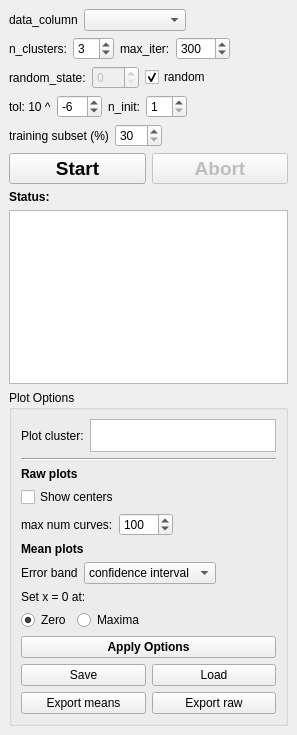
<?xml version="1.0" encoding="UTF-8"?>
<ui version="4.0">
 <class>KShapeControl</class>
 <widget class="QDockWidget" name="KShapeControl">
  <property name="geometry">
   <rect>
    <x>0</x>
    <y>0</y>
    <width>297</width>
    <height>735</height>
   </rect>
  </property>
  <property name="windowTitle">
   <string>Co&amp;ntrols</string>
  </property>
  <widget class="QWidget" name="dockWidgetContents">
   <layout class="QVBoxLayout" name="verticalLayout_3">
    <item>
     <layout class="QHBoxLayout" name="horizontalLayout_12">
      <item>
       <widget class="QLabel" name="label_8">
        <property name="text">
         <string>data_column</string>
        </property>
       </widget>
      </item>
      <item>
       <widget class="QComboBox" name="comboBoxDataColumn">
        <property name="sizePolicy">
         <sizepolicy hsizetype="Expanding" vsizetype="Fixed">
          <horstretch>0</horstretch>
          <verstretch>0</verstretch>
         </sizepolicy>
        </property>
       </widget>
      </item>
      <item>
       <spacer name="horizontalSpacer_4">
        <property name="orientation">
         <enum>Qt::Horizontal</enum>
        </property>
        <property name="sizeHint" stdset="0">
         <size>
          <width>40</width>
          <height>20</height>
         </size>
        </property>
       </spacer>
      </item>
     </layout>
    </item>
    <item>
     <layout class="QHBoxLayout" name="horizontalLayout_9">
      <item>
       <layout class="QHBoxLayout" name="horizontalLayout_6">
        <item>
         <layout class="QHBoxLayout" name="horizontalLayout">
          <item>
           <widget class="QLabel" name="label">
            <property name="text">
             <string>n_clusters:</string>
            </property>
           </widget>
          </item>
          <item>
           <widget class="QSpinBox" name="spinBoxN_clusters">
            <property name="minimum">
             <number>2</number>
            </property>
            <property name="value">
             <number>3</number>
            </property>
           </widget>
          </item>
         </layout>
        </item>
        <item>
         <layout class="QHBoxLayout" name="horizontalLayout_2">
          <item>
           <widget class="QLabel" name="label_2">
            <property name="text">
             <string>max_iter:</string>
            </property>
           </widget>
          </item>
          <item>
           <widget class="QSpinBox" name="spinBoxMaxIter">
            <property name="maximum">
             <number>9999</number>
            </property>
            <property name="singleStep">
             <number>50</number>
            </property>
            <property name="value">
             <number>300</number>
            </property>
           </widget>
          </item>
         </layout>
        </item>
       </layout>
      </item>
      <item>
       <spacer name="horizontalSpacer_3">
        <property name="orientation">
         <enum>Qt::Horizontal</enum>
        </property>
        <property name="sizeHint" stdset="0">
         <size>
          <width>37</width>
          <height>17</height>
         </size>
        </property>
       </spacer>
      </item>
     </layout>
    </item>
    <item>
     <layout class="QHBoxLayout" name="horizontalLayout_8">
      <item>
       <layout class="QHBoxLayout" name="horizontalLayout_5">
        <item>
         <widget class="QLabel" name="label_5">
          <property name="text">
           <string>random_state:</string>
          </property>
         </widget>
        </item>
        <item>
         <widget class="QSpinBox" name="spinBoxRandom">
          <property name="enabled">
           <bool>false</bool>
          </property>
          <property name="maximum">
           <number>999</number>
          </property>
         </widget>
        </item>
        <item>
         <widget class="QCheckBox" name="checkBoxRandom">
          <property name="text">
           <string>random</string>
          </property>
          <property name="checked">
           <bool>true</bool>
          </property>
         </widget>
        </item>
       </layout>
      </item>
      <item>
       <spacer name="horizontalSpacer">
        <property name="orientation">
         <enum>Qt::Horizontal</enum>
        </property>
        <property name="sizeHint" stdset="0">
         <size>
          <width>40</width>
          <height>20</height>
         </size>
        </property>
       </spacer>
      </item>
     </layout>
    </item>
    <item>
     <layout class="QHBoxLayout" name="horizontalLayout_10">
      <item>
       <layout class="QHBoxLayout" name="horizontalLayout_7">
        <item>
         <layout class="QHBoxLayout" name="horizontalLayout_3">
          <item>
           <widget class="QLabel" name="label_3">
            <property name="text">
             <string>tol: 10 ^</string>
            </property>
           </widget>
          </item>
          <item>
           <widget class="QSpinBox" name="spinBoxTol">
            <property name="minimum">
             <number>-20</number>
            </property>
            <property name="maximum">
             <number>10</number>
            </property>
            <property name="singleStep">
             <number>1</number>
            </property>
            <property name="value">
             <number>-6</number>
            </property>
           </widget>
          </item>
         </layout>
        </item>
        <item>
         <layout class="QHBoxLayout" name="horizontalLayout_4">
          <item>
           <widget class="QLabel" name="label_4">
            <property name="text">
             <string>n_init:</string>
            </property>
           </widget>
          </item>
          <item>
           <widget class="QSpinBox" name="spinBoxN_init">
            <property name="minimum">
             <number>1</number>
            </property>
           </widget>
          </item>
         </layout>
        </item>
       </layout>
      </item>
      <item>
       <spacer name="horizontalSpacer_2">
        <property name="orientation">
         <enum>Qt::Horizontal</enum>
        </property>
        <property name="sizeHint" stdset="0">
         <size>
          <width>37</width>
          <height>17</height>
         </size>
        </property>
       </spacer>
      </item>
     </layout>
    </item>
    <item>
     <layout class="QHBoxLayout" name="horizontalLayout_15">
      <item>
       <widget class="QLabel" name="label_11">
        <property name="text">
         <string>training subset (%)</string>
        </property>
       </widget>
      </item>
      <item>
       <widget class="QSpinBox" name="spinBoxTrainSubsetPercentage">
        <property name="minimum">
         <number>30</number>
        </property>
        <property name="maximum">
         <number>100</number>
        </property>
        <property name="singleStep">
         <number>10</number>
        </property>
       </widget>
      </item>
      <item>
       <spacer name="horizontalSpacer_6">
        <property name="orientation">
         <enum>Qt::Horizontal</enum>
        </property>
        <property name="sizeHint" stdset="0">
         <size>
          <width>40</width>
          <height>20</height>
         </size>
        </property>
       </spacer>
      </item>
     </layout>
    </item>
    <item>
     <layout class="QHBoxLayout" name="horizontalLayout_11">
      <item>
       <widget class="QPushButton" name="pushButtonStart">
        <property name="font">
         <font>
          <pointsize>14</pointsize>
          <weight>75</weight>
          <bold>true</bold>
         </font>
        </property>
        <property name="text">
         <string>Start</string>
        </property>
       </widget>
      </item>
      <item>
       <widget class="QPushButton" name="pushButtonAbort">
        <property name="enabled">
         <bool>false</bool>
        </property>
        <property name="font">
         <font>
          <pointsize>14</pointsize>
          <weight>75</weight>
          <bold>true</bold>
         </font>
        </property>
        <property name="text">
         <string>Abort</string>
        </property>
       </widget>
      </item>
     </layout>
    </item>
    <item>
     <widget class="QLabel" name="label_6">
      <property name="font">
       <font>
        <weight>75</weight>
        <bold>true</bold>
       </font>
      </property>
      <property name="text">
       <string>Status:</string>
      </property>
     </widget>
    </item>
    <item>
     <widget class="QTextBrowser" name="textBrowser">
      <property name="html">
       <string>&lt;!DOCTYPE HTML PUBLIC &quot;-//W3C//DTD HTML 4.0//EN&quot; &quot;http://www.w3.org/TR/REC-html40/strict.dtd&quot;&gt;
&lt;html&gt;&lt;head&gt;&lt;meta name=&quot;qrichtext&quot; content=&quot;1&quot; /&gt;&lt;style type=&quot;text/css&quot;&gt;
p, li { white-space: pre-wrap; }
&lt;/style&gt;&lt;/head&gt;&lt;body style=&quot; font-family:'Sans'; font-size:10pt; font-weight:400; font-style:normal;&quot;&gt;
&lt;p style=&quot;-qt-paragraph-type:empty; margin-top:0px; margin-bottom:0px; margin-left:0px; margin-right:0px; -qt-block-indent:0; text-indent:0px; font-family:'Noto Sans';&quot;&gt;&lt;br /&gt;&lt;/p&gt;&lt;/body&gt;&lt;/html&gt;</string>
      </property>
     </widget>
    </item>
    <item>
     <widget class="QGroupBox" name="groupBox">
      <property name="font">
       <font>
        <weight>50</weight>
        <bold>false</bold>
       </font>
      </property>
      <property name="title">
       <string>Plot Options</string>
      </property>
      <layout class="QVBoxLayout" name="verticalLayout_2">
       <item>
        <layout class="QHBoxLayout" name="horizontalLayout_14">
         <item>
          <widget class="QLabel" name="label_7">
           <property name="text">
            <string>Plot cluster:</string>
           </property>
          </widget>
         </item>
         <item>
          <widget class="QListWidget" name="listWidgetClusterNumber">
           <property name="sizePolicy">
            <sizepolicy hsizetype="Expanding" vsizetype="Fixed">
             <horstretch>0</horstretch>
             <verstretch>0</verstretch>
            </sizepolicy>
           </property>
           <property name="minimumSize">
            <size>
             <width>0</width>
             <height>33</height>
            </size>
           </property>
           <property name="maximumSize">
            <size>
             <width>16777215</width>
             <height>33</height>
            </size>
           </property>
           <property name="showDropIndicator" stdset="0">
            <bool>false</bool>
           </property>
           <property name="defaultDropAction">
            <enum>Qt::IgnoreAction</enum>
           </property>
           <property name="selectionMode">
            <enum>QAbstractItemView::SingleSelection</enum>
           </property>
           <property name="flow">
            <enum>QListView::LeftToRight</enum>
           </property>
          </widget>
         </item>
        </layout>
       </item>
       <item>
        <widget class="Line" name="line">
         <property name="orientation">
          <enum>Qt::Horizontal</enum>
         </property>
        </widget>
       </item>
       <item>
        <widget class="QLabel" name="label_12">
         <property name="font">
          <font>
           <weight>75</weight>
           <bold>true</bold>
          </font>
         </property>
         <property name="text">
          <string>Raw plots</string>
         </property>
        </widget>
       </item>
       <item>
        <widget class="QCheckBox" name="checkBoxShowKShapeCenters">
         <property name="text">
          <string>Show centers</string>
         </property>
        </widget>
       </item>
       <item>
        <layout class="QHBoxLayout" name="horizontalLayout_13">
         <item>
          <widget class="QLabel" name="label_9">
           <property name="text">
            <string>max num curves:</string>
           </property>
          </widget>
         </item>
         <item>
          <widget class="QSpinBox" name="spinBoxMaxNumCurves">
           <property name="maximum">
            <number>1000</number>
           </property>
           <property name="singleStep">
            <number>25</number>
           </property>
           <property name="value">
            <number>100</number>
           </property>
          </widget>
         </item>
         <item>
          <spacer name="horizontalSpacer_8">
           <property name="orientation">
            <enum>Qt::Horizontal</enum>
           </property>
           <property name="sizeHint" stdset="0">
            <size>
             <width>40</width>
             <height>20</height>
            </size>
           </property>
          </spacer>
         </item>
        </layout>
       </item>
       <item>
        <widget class="QLabel" name="label_13">
         <property name="font">
          <font>
           <weight>75</weight>
           <bold>true</bold>
          </font>
         </property>
         <property name="text">
          <string>Mean plots</string>
         </property>
        </widget>
       </item>
       <item>
        <layout class="QHBoxLayout" name="horizontalLayout_16">
         <item>
          <widget class="QLabel" name="label_10">
           <property name="text">
            <string>Error band</string>
           </property>
          </widget>
         </item>
         <item>
          <widget class="QComboBox" name="comboBoxErrorBand">
           <item>
            <property name="text">
             <string>confidence interval</string>
            </property>
           </item>
           <item>
            <property name="text">
             <string>standard deviation</string>
            </property>
           </item>
           <item>
            <property name="text">
             <string>None</string>
            </property>
           </item>
          </widget>
         </item>
         <item>
          <spacer name="horizontalSpacer_7">
           <property name="orientation">
            <enum>Qt::Horizontal</enum>
           </property>
           <property name="sizeHint" stdset="0">
            <size>
             <width>40</width>
             <height>20</height>
            </size>
           </property>
          </spacer>
         </item>
        </layout>
       </item>
       <item>
        <layout class="QVBoxLayout" name="verticalLayout">
         <item>
          <widget class="QLabel" name="label_14">
           <property name="text">
            <string>Set x = 0 at:</string>
           </property>
          </widget>
         </item>
         <item>
          <layout class="QHBoxLayout" name="horizontalLayout_17">
           <item>
            <widget class="QRadioButton" name="radioButtonXZeroZero">
             <property name="text">
              <string>Zero</string>
             </property>
             <property name="checked">
              <bool>true</bool>
             </property>
            </widget>
           </item>
           <item>
            <widget class="QRadioButton" name="radioButtonXZeroMaxima">
             <property name="text">
              <string>Maxima</string>
             </property>
            </widget>
           </item>
           <item>
            <spacer name="horizontalSpacer_5">
             <property name="orientation">
              <enum>Qt::Horizontal</enum>
             </property>
             <property name="sizeHint" stdset="0">
              <size>
               <width>40</width>
               <height>20</height>
              </size>
             </property>
            </spacer>
           </item>
          </layout>
         </item>
        </layout>
       </item>
       <item>
        <widget class="QPushButton" name="pushButtonApplyPlotOptions">
         <property name="font">
          <font>
           <weight>75</weight>
           <bold>true</bold>
          </font>
         </property>
         <property name="text">
          <string>Apply Options</string>
         </property>
        </widget>
       </item>
       <item>
        <layout class="QGridLayout" name="gridLayout">
         <item row="0" column="0">
          <widget class="QPushButton" name="pushButtonSave">
           <property name="text">
            <string>Save</string>
           </property>
          </widget>
         </item>
         <item row="0" column="1">
          <widget class="QPushButton" name="pushButtonLoad">
           <property name="text">
            <string>Load</string>
           </property>
          </widget>
         </item>
         <item row="1" column="0">
          <widget class="QPushButton" name="pushButtonExportMeans">
           <property name="text">
            <string>Export means</string>
           </property>
          </widget>
         </item>
         <item row="1" column="1">
          <widget class="QPushButton" name="pushButtonExportRaw">
           <property name="text">
            <string>Export raw</string>
           </property>
          </widget>
         </item>
        </layout>
       </item>
      </layout>
     </widget>
    </item>
   </layout>
  </widget>
 </widget>
 <resources/>
 <connections/>
</ui>
